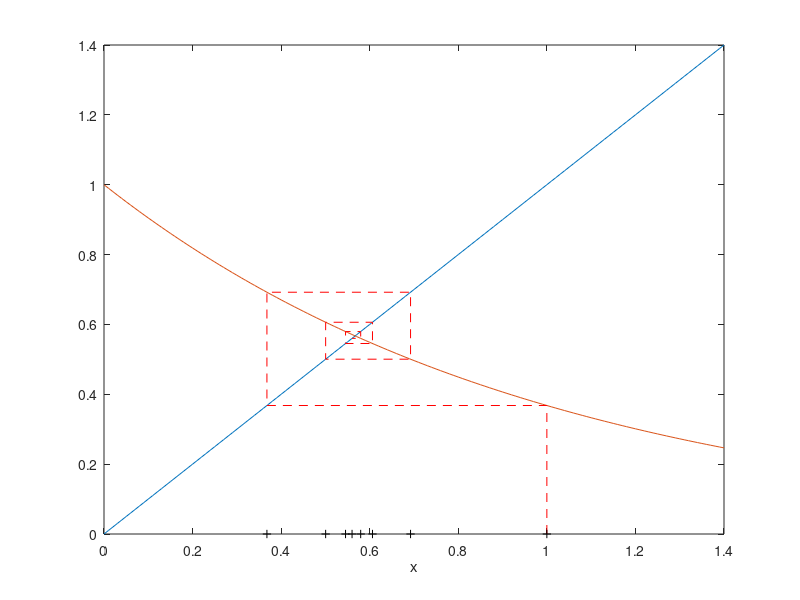

Here is the MATLAB script that generated this plot: (Note: this script raises an error after producing the figure.)
% Example 3.4 -- Figure 3.2

x = 0:.01:1.4;
y1 = x;
y2 = exp(-x);
plot (x,y1,x,y2)
hold on

n=8; xx = zeros(1,n); zer = xx;
xx(1) = 1;
for j=1:n-1
  xx(j+1) = exp(-xx(j));
end
itx(1:2:2*n-1) = xx;
itx(2:2:2*(n-1)) = xx(1:n-1);
ity(1) = 0;
ity(2:2:2*(n-1)) = xx(2:n);
ity(3:2:2*n-1) = xx(2:n);
plot(itx,ity,'r--')
hold on

plot(xx,zer,'k+')
hold on

xlabel('x')
gtext('y=x')
gtext('g(x)=e^x')
gtext('x_0')
gtext('x_1')
gtext('x_2')
